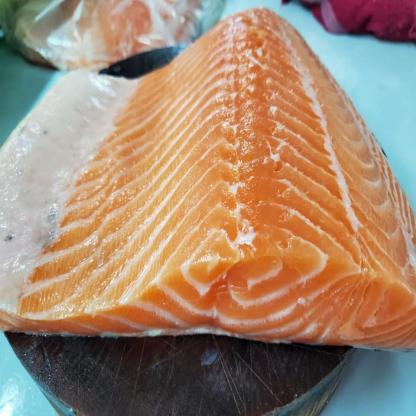
#> input picture datasets/original-dataset/test/farmstest-11_jpg.rf.a76f4174b01209be28f8993492c1f81d.jpg, 416 x 416 px; its folder holds only this picture in this run
$ python labcolor.py
#> lines starting #> are read from the running program, lines starting #| are printed output that depends on the picture
import os
import cv2
import numpy as np
from skimage.color import rgb2lab, lab2rgb

directorio_imagenes = './datasets/original-dataset/test'
directorio_imagenes_modificadas = './datasets/modified-dataset/test'

# Definir el rango de color salmón en HSV
lower_salmon = np.array([0, 100, 100])
upper_salmon = np.array([30, 255, 255])


# Función para recortar una región de interés (ROI) de la imagen original
def recortar_roi(image, x, y, w, h):
    return image[y:y + h, x:x + w]

def plotMinMax(Xsub_rgb,labels=["R","G","B"]):
    print("______________________________")
    for i, lab in enumerate(labels):
        mi = np.min(Xsub_rgb[:,:,:,i])
        ma = np.max(Xsub_rgb[:,:,:,i])
        print("{} : MIN={:8.4f}, MAX={:8.4f}".format(lab,mi,ma))


for nombre_archivo in os.listdir(directorio_imagenes):
    directorio_imagenes_modificadas = directorio_imagenes_modificadas + "/" + nombre_archivo

    if nombre_archivo.endswith(".jpg"):
        ruta_imagen = os.path.join(directorio_imagenes, nombre_archivo)
        imagen = cv2.imread(ruta_imagen)
#> imagen is the input picture: shape (416, 416, 3); mean B, G, R 112.8, 135.1, 162.3


        lab = cv2.cvtColor(imagen,cv2.COLOR_RGB2LAB)
#> lab: shape (416, 416, 3); mean of channels 0, 1, 2 141.1, 130.2, 111.6


        L,A,B=cv2.split(lab)
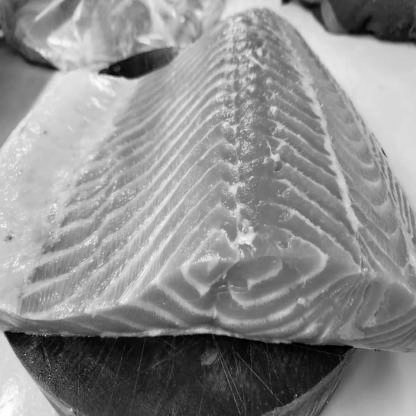
#> L: shape (416, 416); min 0, max 255, mean 141.1
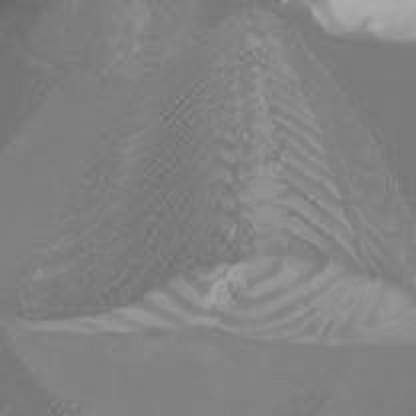
#> A: shape (416, 416); min 104, max 173, mean 130.2
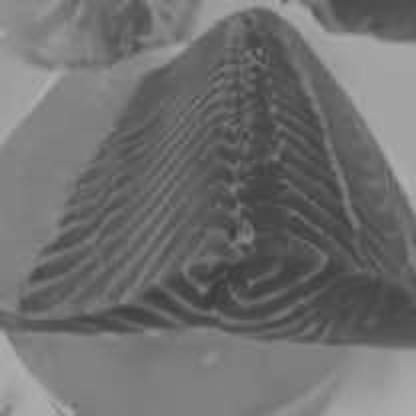
#> B: shape (416, 416); min 60, max 177, mean 111.6
        print(L,A,B)
#> (printed output is left out)
        # img = np.asarray(imagen, np.uint8)
        # Xsub_lab = rgb2lab(img)
        # plotMinMax(Xsub_lab,labels=["L","A","B"])

def salmon_color():
    colores_

$ run again, on datasets/original-dataset/test/farmstrain-100_jpg.rf.f34863a0e008155e3093d90df0ca0987.jpg
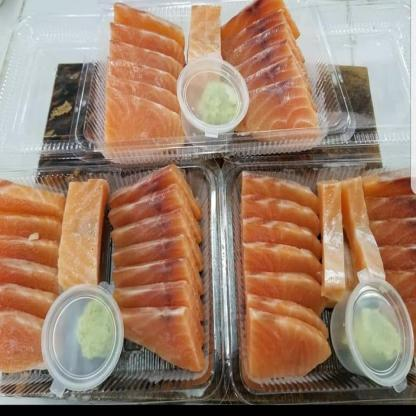
#> input picture datasets/original-dataset/test/farmstrain-100_jpg.rf.f34863a0e008155e3093d90df0ca0987.jpg, 416 x 416 px
#> imagen is the input picture: shape (416, 416, 3); mean B, G, R 107.4, 127.8, 157.3
#> lab: shape (416, 416, 3); mean of channels 0, 1, 2 134, 130.5, 109.9
#> `L,A,B=cv2.split(lab)`:
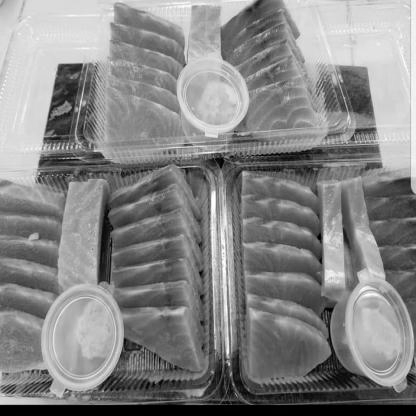
#> L: shape (416, 416); min 0, max 255, mean 134
#> `L,A,B=cv2.split(lab)`:
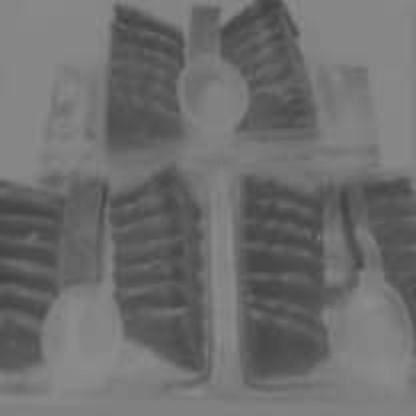
#> B: shape (416, 416); min 63, max 141, mean 109.9
#> (printed output is left out)

$ run again, on datasets/original-dataset/test/farmstrain-122_jpg.rf.7c787e7e9832021a6c61d2d9e21e61dd.jpg
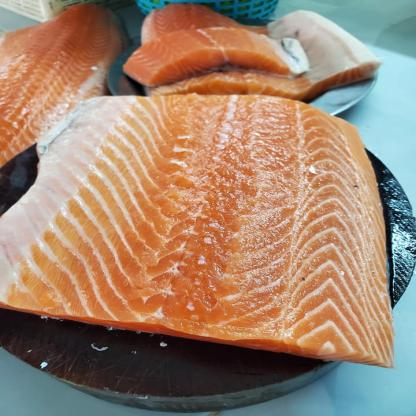
#> input picture datasets/original-dataset/test/farmstrain-122_jpg.rf.7c787e7e9832021a6c61d2d9e21e61dd.jpg, 416 x 416 px
#> imagen is the input picture: shape (416, 416, 3); mean B, G, R 111.8, 132.6, 160
#> lab: shape (416, 416, 3); mean of channels 0, 1, 2 138.6, 130.5, 111.6
#> `L,A,B=cv2.split(lab)`:
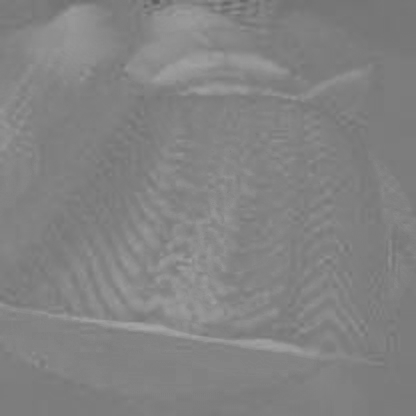
#> A: shape (416, 416); min 92, max 167, mean 130.5
#> `L,A,B=cv2.split(lab)`:
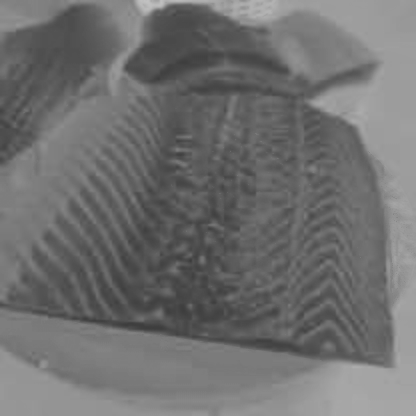
#> B: shape (416, 416); min 60, max 194, mean 111.6
#> (printed output is left out)

$ run again, on datasets/original-dataset/test/farmstrain-128_jpg.rf.24e481efd4b746950e4472b19b6f7e1b.jpg
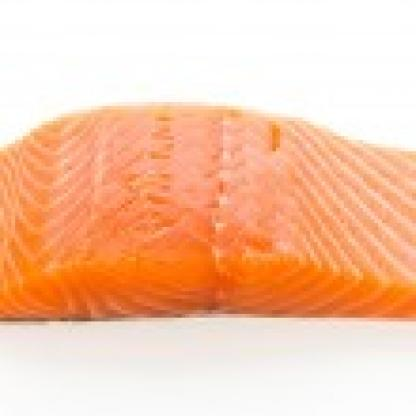
#> input picture datasets/original-dataset/test/farmstrain-128_jpg.rf.24e481efd4b746950e4472b19b6f7e1b.jpg, 416 x 416 px
#> imagen is the input picture: shape (416, 416, 3); mean B, G, R 171.4, 200.2, 247.5
#> lab: shape (416, 416, 3); mean of channels 0, 1, 2 205.4, 134, 101.8
#> `L,A,B=cv2.split(lab)`:
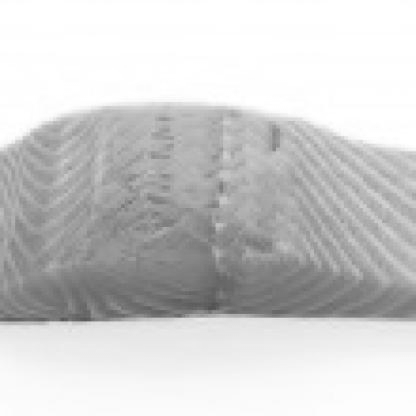
#> L: shape (416, 416); min 81, max 255, mean 205.4
#> `L,A,B=cv2.split(lab)`:
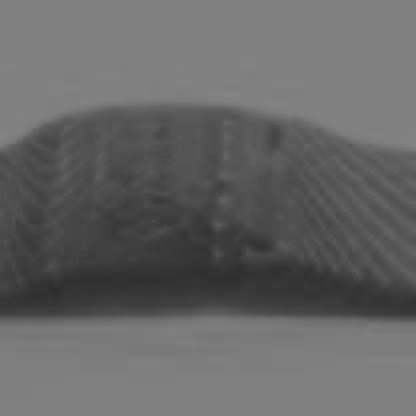
#> B: shape (416, 416); min 44, max 133, mean 101.8
#> (printed output is left out)
